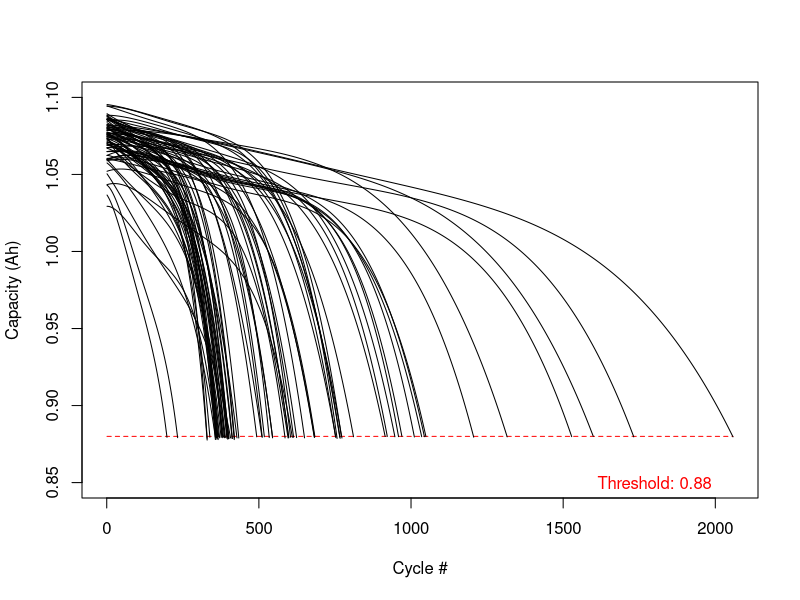
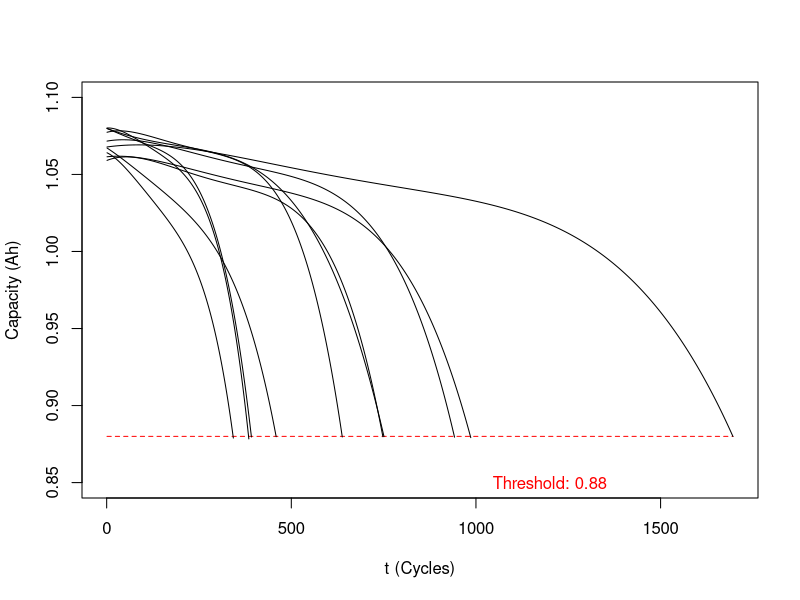

Write R code to recreate these figures, in order. (Note: a time limit stopped this script after it produced the figures.)
library("readxl")
library("boot")

#Obtain and plot the data in its most basic form
Data=read.csv("Battery_train.csv")
x=seq(1,2058)
y=rep(0.88,2058)
plot(x,y,type='l',lty=2, col='red',ylim=c(0.85,1.1),xlab='Cycle #', ylab='Capacity (Ah)')
text(1800,0.85,'Threshold: 0.88',col="red")
for (i in seq(2,80)){
  lines(x,Data[[i]])
  
}

#For each battery, calculate the total amount of cycles it has (usefull for calculating RUL)
TotalCycles=c()
for(i in seq(2,80)){
  for(j in seq(1,2059)){
    if(is.na(Data[[i]][j])){
      TotalCycles=append(TotalCycles,j-1)
      break
    }
  }
  
}




#Transforming the data in capacity and RUL, and putting it all in 1 big list, no longer seperated by battery
TransformedData=c()
TransformedData$Capacity=c()
TransformedData$RUL     =c()
for (i in seq(2,80)){
  TransformedData$Capacity=append(TransformedData$Capacity,Data[[i]])
  TransformedData$RUL=append(TransformedData$RUL,append(seq(TotalCycles[i-1],1),rep(0,2058-TotalCycles[i-1])))
}



#Function which takes in an N, performs an nth order regression based on the log of the RUL, then returns the coefficients of the polynomial 
NthRegression=function(n,SM=FALSE){
  my.lm=lm(log(TransformedData$RUL+1) ~ poly(TransformedData$Capacity, n, raw = TRUE))
  sm=summary(my.lm)
  
  PlotData()
  x=seq(from=0.8,to=1.1,by=0.001)
  y=rep(my.lm$coefficients[[1]],length(x))
  for (i in seq(2,n+1)){
    if (is.na(my.lm$coefficients[[i]])==FALSE){
      y=y + my.lm$coefficients[[i]]*x**(i-1)
    }}
  y=exp(y)-1
  
  lines(x,y ,col='red', lwd=2.5)
  
  if (SM==TRUE){
    print(sm)
  }
  return(my.lm$coefficients)
  
  
}

#fileBlaBla=file("output.txt")
#write('',fileBlaBla)

#for (i in seq(1,100)){


#  write(NthRegression(i,FALSE),"output.txt",sep='\n',append=TRUE)
#}








#Test data
Data2=read.csv("Battery_test.csv")
x=seq(1,1696)
y=rep(0.88,1696)
plot(x,y,type='l',lty=2,col='red',ylim=c(0.85,1.1),xlab="t (Cycles)", ylab="Capacity (Ah)")
text(1200,0.85,"Threshold: 0.88", col='red')
for(i in seq(2,11)){
  lines(x,Data2[[i]])
}

#Transforming the test data!
TotalCycles2=c()
for(i in seq(2,11)){
  for(j in seq(1,1697)){
    if(is.na(Data2[[i]][j])){
      TotalCycles2=append(TotalCycles2,j-1)
      break
    }
  }
}


#Some convenient functions to quickly make plots of data

PlotData=function(){
  plot(Data[[2]],seq(2058,1),type='l', xlab='Capacity (Ah)',ylab="RUL (Cycles)",xlim=c(0.86999,1.1))
  for(i in seq(3,80)){
    lines(Data[[i]],append(seq(TotalCycles[i-1],1),rep(0,2058-TotalCycles[i-1])))
  }
}
PlotLogData=function(){
  plot(Data[[2]],log(seq(2058,1)+1),type='l', xlab='Capacity (Ah)',ylab="Log(RUL (Cycles)+1)",xlim=c(0.86999,1.1))
  for(i in seq(3,80)){
    lines(Data[[i]],log(append(seq(TotalCycles[i-1],1),rep(0,2058-TotalCycles[i-1]))+1))
  }
}

PlotData2=function(){
  plot(Data2[[11]],seq(1696,1),type='l', xlab='Capacity (Ah)',ylab="Log(RUL (Cycles)+1)",xlim=c(0.86999,1.1))
  for(i in seq(2,10)){
    lines(Data2[[i]],append(seq(TotalCycles2[i-1],1),rep(0,1696-TotalCycles2[i-1])))
  }
}
PlotLogData2=function(){
  plot(Data2[[11]],log(seq(1696,1)+1),type='l', xlab='Capacity (Ah)',ylab="RUL (Cycles)",xlim=c(0.86999,1.1))
  for(i in seq(2,10)){
    lines(Data2[[i]],log(append(seq(TotalCycles2[i-1],1),rep(0,1696-TotalCycles2[i-1]))+1))
  }
}

#Transforming the test data into RUL and Capacity, and making it into 1 list, no longer seperated by batteries
TransformedData2=c()
TransformedData2$Capacity=c()
TransformedData2$RUL     =c()
for (i in seq(2,11)){
  TransformedData2$Capacity=append(TransformedData2$Capacity,Data2[[i]])
  TransformedData2$RUL=append(TransformedData2$RUL,append(seq(TotalCycles2[i-1],1),rep(0,1696-TotalCycles2[i-1])))
}

#A function which evaluates the polynomial of the nth order regression at point x
NthRegPoly=function(n,x){
  if (is.na(x)){
    return(0)
  }
  my.lm=lm(log(TransformedData$RUL) ~ poly(TransformedData$Capacity, n, raw = TRUE))
  y=my.lm$coefficients[[1]]
  for (i in seq(2,n+1)){
    if (is.na(my.lm$coefficients[[i]])==FALSE){
      y=y + my.lm$coefficients[[i]]*x**(i-1)
    }
  }
  y=exp(y)-1
  return(y)
  
}

my1stDegree.lm=lm(log(TransformedData$RUL+1) ~ poly(TransformedData$Capacity, 1, raw = TRUE))
my2ndDegree.lm=lm(log(TransformedData$RUL+1) ~ poly(TransformedData$Capacity, 2, raw = TRUE))
my3rdDegree.lm=lm(log(TransformedData$RUL+1) ~ poly(TransformedData$Capacity, 3, raw = TRUE))
my4thDegree.lm=lm(log(TransformedData$RUL+1) ~ poly(TransformedData$Capacity, 4, raw = TRUE))
my5thDegree.lm=lm(log(TransformedData$RUL+1) ~ poly(TransformedData$Capacity, 5, raw = TRUE))

#A function which evaluates the polynomial of the nth order regression at point x, but with the regression pre-loaded, for easier computations
Poly = function(my.lm,n,x){
  if (is.na(x)){
    return(0)
  }
  
  y=my.lm$coefficients[[1]]
  for (i in seq(2,n+1)){
    if (is.na(my.lm$coefficients[[i]])==FALSE){
      y=y + my.lm$coefficients[[i]]*x**(i-1)
    }
  }
  y=exp(y)-1
  return(y)
}
#Plots comparing degrees
#x=c()
#y1=c()
#y2=c()
#for (i in seq(1,100)){
#                 x=append(x,i)
#                 y1=append(y1,NthRegression(i)[2])
#                 y2=append(y2,NthRegression(i)[3])
#}
#plot(x,y1)
#plot(x,y2)

#Calculating the MSE for any nth order regression based on the log of RUL
MSEforecast=function(my.lm,n){
  Residuals=c()
  for (i in seq(1,162582)){
    
    Residuals[i] = TransformedData$RUL[i]-Poly(my.lm,n,TransformedData$Capacity[i])
  }
  Residuals=Residuals**2
  return(mean(Residuals))
  
}



#Convenient function to plot the forecast
PlotForecast=function(n){
  my.lm=lm(log(TransformedData$RUL+1) ~ poly(TransformedData$Capacity, n, raw = TRUE))
  sm=summary(my.lm)
  
  
  x=seq(from=0.8,to=1.1,by=0.001)
  y=rep(my.lm$coefficients[[1]],length(x))
  for (i in seq(2,n+1)){
    if (is.na(my.lm$coefficients[[i]])==FALSE){
      y=y + my.lm$coefficients[[i]]*x**(i-1)
    }}
  y=exp(y)-1
  
  lines(x,y ,col='red', lwd=2.5)
}

PlotLogForecast=function(n){
  my.lm=lm(log(TransformedData$RUL+1) ~ poly(TransformedData$Capacity, n, raw = TRUE))
  sm=summary(my.lm)
  
  
  x=seq(from=0.8,to=1.1,by=0.001)
  y=rep(my.lm$coefficients[[1]],length(x))
  for (i in seq(2,n+1)){
    if (is.na(my.lm$coefficients[[i]])==FALSE){
      y=y + my.lm$coefficients[[i]]*x**(i-1)
    }}

  
  lines(x,y ,col='red', lwd=2.5)
}


#Bootstrap 

#Function that takes as input a list of indices, then returns dataset using only the batteries with those indices
Transform = function(idx){
  Indices=sort(idx)
  Transformed=c()
  Transformed$RUL=c()
  Transformed$Capacity=c()
  for (i in seq(1,79)){
    Transformed$Capacity=append(Transformed$Capacity,Data[[idx[i]+1]])
    Transformed$RUL=append(Transformed$RUL,append(seq(TotalCycles[idx[i]],1),rep(0,2058-TotalCycles[idx[i]])))
  }
  return (Transformed)
}

#Returns the coeff of the 1st degree model for any given set of batteries
CoeffIdx= function(idx){
  
  Transformed=Transform(idx)
  my.lm=lm(log(Transformed$RUL+1) ~ poly(Transformed$Capacity, 1, raw = TRUE))
  return(c(my.lm$coefficients[[1]],my.lm$coefficients[[2]])
  )}

#Evaluates the e power, given x coordinate and coefficients
Evaluate= function(x,Coeff){
  if (is.na(x)==FALSE){
    return (exp(sum(Coeff[1],x*Coeff[2]))-1)}
  else{
    return(0)
  }
  
}
#Performs the bootstrap
ListOfIdx=c()
for (i in seq(1,200)){
  ListOfIdx[[i]]=sample(seq(1,79),79,replace=TRUE)
  
}
ListOfCoeff=c()
for (i in seq(1,200)){
  
  ListOfCoeff[[i]]=CoeffIdx(ListOfIdx[[i]])
}

ListOfRUL=c()
for (i in seq(1,200)){
  
  
  ListOfRUL[[i]]=1
  for(j in seq(1,162582)){
    
    
    
    
    
    ListOfRUL[[i]][j]=Evaluate(TransformedData$Capacity[j],ListOfCoeff[[i]])
    
  }
  
}

TransformList=c()
for (i in seq(1,162582)){
  TransformList[[i]]=1
  for (j in seq(1,200)){
    
    TransformList[[i]][j]=Evaluate(TransformedData$Capacity[i],ListOfCoeff[[j]])
  }
  TransformList[[i]]=sort(TransformList[[i]])
  
}
#After sorting the final product, we simply take the empirical 5th and 96th quantiles
LowerQuantile=c()
UpperQuantile=c()
for (i in seq(1,162582)){
  LowerQuantile[i]=TransformList[[i]][10]
  UpperQuantile[i]=TransformList[[i]][191]
}
PlotData2()
lines(TransformedData$Capacity,LowerQuantile,col='blue',type='p',cex=0.2)
lines(TransformedData$Capacity,UpperQuantile,col='blue',type='p',cex=0.2)
PlotForecast(1)


#Use R-'s confint function to determine a confidence interval
CoeffLwr=c(confint(my1stDegree.lm)[1],confint(my1stDegree.lm)[2])
CoeffUpr=c(confint(my1stDegree.lm)[3],confint(my1stDegree.lm)[4])
LwrR=c()
UprR=c()
for (i in seq(1,162582)){
  LwrR[i]=Evaluate(TransformedData$Capacity[i],CoeffLwr)
  UprR[i]=Evaluate(TransformedData$Capacity[i],CoeffUpr)
  if (i%%1000==0){
    print(i)
  }
}
PlotData2()
lines(TransformedData$Capacity,LwrR,col='blue',type='p',cex=0.2)
lines(TransformedData$Capacity,UprR,col='blue',type='p',cex=0.2)
PlotForecast(1)





#Task 4
CostsxD=function(AmountOfTests,MaintenanceTime=356){
  Cr = 3
  Cm = 0.5
  Cp = 1
  
  Battery = sample(seq(2,80),1)
  ListOfCosts=c()
  for (j in seq(1,AmountOfTests)){
    Costs = 0
    k=1
    while(k<=2000){
      i=1
      while (k<=2000){
        
        
        if (Data[[Battery]][i]<=0.88){
          Costs = Costs + Cr + Cm + Cp
          
          Battery = sample(seq(2,80),1)
          k=k+1
          
          break
          
          
          
        }
        if (i%%MaintenanceTime==0){
          Costs = Costs + Cm
          
          
          if (Poly(my1stDegree.lm,1,Data[[Battery]][i])<MaintenanceTime){
            Costs = Costs + Cr
            Battery = sample(seq(2,80),1)
            k=k+1
            
            break
            
          }
          
        }
        i=i+1
        k=k+1
      }
      
    }
    ListOfCosts[j]=Costs
  }
  print("Mean:")
  print(mean(ListOfCosts))
  print("sd:")
  print(sd(ListOfCosts))
  return(ListOfCosts)
}
lol=CostsxD(100)

#DUURT LANG OM TE RUNNEN MET DE FOR LOOP
for (s in seq(1,20)){
BestT=c()
Means=c()
SampleSize = 100
plot(seq(1,500),seq(10,29.96,1/25),type="n",ylab="Means")
Means[49]=mean(CostsxD(SampleSize,49))
for (i in seq(50,500)){
  Means[i]=mean(CostsxD(SampleSize,i))
  #lines(c(i-1,i),c(Means[i-1],Means[i]),type="l") #voor de leuk :D
  
}
plot(seq(1,500),Means,type='l')
print(which.min(Means))
BestT[s]=which.min(Means)
}


VariableCost = function(varTime = 0.8,minRUL = 50 ,AmountOfTests = 1){
  
  #Beginwaarden
  ListOfCosts=c()
  Cr = 3
  Cm = 0.5
  Cp = 1
  
  #pak random eerste batterij
  Battery = sample(seq(2,80),1)
  
  #loop door aantal tests
  for (test_ in seq(1,AmountOfTests)){
    Costs = 0
    k = 1
    
    
    while (k < 2000){
      i = 1
      j = 1
      Maintenance = min(500,max(as.integer(varTime*Poly(my1stDegree.lm,1,Data[[Battery]][i])),minRUL))
      while (k < 2000){
        
        
        
        #Battery dead
        if (Data[[Battery]][i]<=0.88){
          Costs = Costs + Cr + Cm + Cp
          
          Battery = sample(seq(2,80),1)
          k=k+1
          
          break 
        }
        
        
        #Maintenance
        if(j == Maintenance){
          Costs = Costs + Cm
          
          if (Poly(my1stDegree.lm,1,Data[[Battery]][i])<minRUL){
            Costs = Costs + Cr
            Battery = sample(seq(2,80),1)
            k=k+1
            
            break
            
          }
          
          j = 1
          Maintenance = min(500,max(as.integer(varTime*Poly(my1stDegree.lm,1,Data[[Battery]][i])),minRUL))
          
        }
        k = k + 1
        i = i + 1
        j = j + 1
        
      }
    }
    
    ListOfCosts[test_] = Costs
  }
  return(mean(ListOfCosts))
}







# Transformed_Data = c()
# Transformed_Data$Capacity = c()
# Transformed_Data$RUL = c()
# 
# k = 1
# for(i in seq(2,80)){
#   j = 1
#   Transformed_Data$RUL = append(Transformed_Data$RUL, seq(TotalCycles[i-1],1))
#   while(is.na(Data[[i]][j]) == FALSE){
#     print(TRUE)
#     Transformed_Data$Capacity[k] = Data[[i]][j]
#     k = k + 1
#     j = j + 1
#   }
# }
# 
# k = 1
# 
# for(i in seq(2058,1)){
#   
#   for(j in seq(2,80)){
#     
#     if (is.na(Data[[j]][i]) == FALSE){
#       Transformed_Data$RUL[k] = TotalCycles[j-1] - i
#       Transformed_Data$Capacity[k] = Data[[j]][i]
#       k = k + 1
#     }
#   }
# }
# 
# 
# 
# mytest.lm = lm(log(Transformed_Data$RUL+1) ~ poly(Transformed_Data$Capacity, 1, raw = TRUE))
# mytest.lm = lm(Transformed_Data$RUL ~ Transformed_Data$Capacity)
# 
# 
# 
# 
# 
# newx = seq(0.88+0.22/length(Transformed_Data$Capacity),1.1,by=0.22/length(Transformed_Data$Capacity))
# conf_interval = predict(mytest.lm, newdata = data.frame(newx), interval = 'confidence', level = 0.95)
# PlotData()
# lines(newx,conf_interval[,2],col= 'blue')
# lines(newx,exp(conf_interval[,3]),col = 'blue')



x = seq(0.01,1,by=0.01)
y = c()

for (i in seq(0.01,1,by=0.01)){
  y[i*100] = VariableCost(i,50,500)
}
plot(x,y,xlab='lambda',ylab='Mean costs')



Counter=0
for (i in seq(1,162582)){
  
  x=TransformedData$RUL[i]
  if (x != 0){
    if (LowerQuantile[i]>x){
      Counter=Counter+1
    }
    if (UpperQuantile[i]<x){
      Counter=Counter+1
    }
  }
}





#Implementing spline regression, with k = 4


#Partitioning up the data
Partition1=c()
Partition2=c()
Partition3=c()
Partition4=c()
Partition5=c()

for (i in seq(1,162582)){
  x=TransformedData$Capacity[i]
  if (is.na(x)==FALSE){
    if (x >0.85 && x <0.9){
      Partition1$Capacity[i]=x
      Partition1$RUL[i]=TransformedData$RUL[i]
    
    }
    if (x >=0.9 && x <0.95){
      Partition2$Capacity[i]=x
      Partition2$RUL[i]=TransformedData$RUL[i]
      
    }
    if (x >=0.95 && x <1){
      Partition3$Capacity[i]=x
      Partition3$RUL[i]=TransformedData$RUL[i]
      
    }
    if (x >=1 && x <1.05){
      Partition4$Capacity[i]=x
      Partition4$RUL[i]=TransformedData$RUL[i]
      
    }
    if (x >=1.05 && x <1.1){
      Partition5$Capacity[i]=x
      Partition5$RUL[i]=TransformedData$RUL[i]
      
    }
  }
}

#Making 5 models based on the log of the RUL
my.lm1=lm(log(Partition1$RUL+1) ~ poly(Partition1$Capacity, 1, raw = TRUE))
my.lm2=lm(log(Partition2$RUL+1) ~ poly(Partition2$Capacity, 1, raw = TRUE))
my.lm3=lm(log(Partition3$RUL+1) ~ poly(Partition3$Capacity, 1, raw = TRUE))
my.lm4=lm(log(Partition4$RUL+1) ~ poly(Partition4$Capacity, 1, raw = TRUE))
my.lm5=lm(log(Partition5$RUL+1) ~ poly(Partition5$Capacity, 1, raw = TRUE))
Coeff1=c(my.lm1$coefficients[[1]],my.lm1$coefficients[[2]])
Coeff2=c(my.lm2$coefficients[[1]],my.lm2$coefficients[[2]])
Coeff3=c(my.lm3$coefficients[[1]],my.lm3$coefficients[[2]])
Coeff4=c(my.lm4$coefficients[[1]],my.lm4$coefficients[[2]])
Coeff5=c(my.lm5$coefficients[[1]],my.lm5$coefficients[[2]])


SplineLine=function(my.lm,start,end){
  
  
  x=seq(from=start,to=end,by=0.001)
  y=rep(my.lm$coefficients[[1]],length(x))
  if (is.na(my.lm$coefficients[[2]])==FALSE){
      y=y + my.lm$coefficients[[2]]*x**(1)
  }
  lines(x,y ,col='red', lwd=4)

  
}
PlotLogData()
SplineLine(my.lm1,0.85,0.9)
SplineLine(my.lm2,0.9,0.95)
SplineLine(my.lm3,0.95,1)
SplineLine(my.lm4,1,1.05)
SplineLine(my.lm5,1.05,1.1)
PlotLogForecast(1)
SplinePoly=function(x,k){
  if (is.na(x)==TRUE){
    return(0)
  }
  h=paste("Partition",as.character(k),sep='')
  j=paste("my.lm",as.character(k),sep='')
  Partition = get(h)
  my.lm=get(j)

  return(exp(my.lm$coefficients[[1]]+x*my.lm$coefficients[[2]])-1)
}
MSESplineFit=function(k){
  h=paste("Partition",as.character(k),sep='')
  j=paste("my.lm",as.character(k),sep='')
  Partition = get(h)
  my.lm=get(j)
  Residuals=c()
  for (i in seq(1,162582)){
    x=Partition$Capacity[i]
    if (is.na(x)==FALSE){
      Residuals[i] = Partition$RUL[i]-SplinePoly(x,k)

    
    }
    else{
      Residuals[i] = 0
    }
     
    
  }
  Residuals=Residuals**2
  return(Residuals)
  
}
SquareResidualsFit=MSESplineFit(1)+MSESplineFit(2)+MSESplineFit(3)+MSESplineFit(4)+MSESplineFit(5)
mean(SquareResidualsFit)


MSESplinePredict=function(k){
  #Need to redo partition of x-axis for the test data
  Partition1=c()
  Partition2=c()
  Partition3=c()
  Partition4=c()
  Partition5=c()
  
  for (i in seq(1,162582)){
    x=TransformedData2$Capacity[i]
    if (is.na(x)==FALSE){
      if (x >0.85 && x <0.9){
        Partition1$Capacity[i]=x
        Partition1$RUL[i]=TransformedData2$RUL[i]
        
      }
      if (x >=0.9 && x <0.95){
        Partition2$Capacity[i]=x
        Partition2$RUL[i]=TransformedData2$RUL[i]
        
      }
      if (x >=0.95 && x <1){
        Partition3$Capacity[i]=x
        Partition3$RUL[i]=TransformedData2$RUL[i]
        
      }
      if (x >=1 && x <1.05){
        Partition4$Capacity[i]=x
        Partition4$RUL[i]=TransformedData2$RUL[i]
        
      }
      if (x >=1.05 && x <1.1){
        Partition5$Capacity[i]=x
        Partition5$RUL[i]=TransformedData2$RUL[i]
        
      }
    }
  }
  h=paste("Partition",as.character(k),sep='')
  j=paste("my.lm",as.character(k),sep='')
  Partition = get(h)
  my.lm=get(j)
  Residuals=c()
  for (i in seq(1,33920)){
    x=Partition$Capacity[i]
    if (is.na(x)==FALSE){
      Residuals[i] = Partition$RUL[i]-SplinePoly(x,k)
      
      
    }
    else{
      Residuals[i] = 0
    }}
  Residuals=Residuals**2
  return(Residuals)}

SquareResidualsPredict=MSESplinePredict(1)+MSESplinePredict(2)+MSESplinePredict(3)+MSESplinePredict(4)+MSESplinePredict(5)
mean(SquareResidualsPredict)


#Now to construct a confidence interval we will use the method by R
CoeffLwr1=c(confint(my.lm1)[1],confint(my.lm1)[2])
CoeffUpr1=c(confint(my.lm1)[3],confint(my.lm1)[4])
CoeffLwr2=c(confint(my.lm2)[1],confint(my.lm2)[2])
CoeffUpr2=c(confint(my.lm2)[3],confint(my.lm2)[4])
CoeffLwr3=c(confint(my.lm3)[1],confint(my.lm3)[2])
CoeffUpr3=c(confint(my.lm3)[3],confint(my.lm3)[4])
CoeffLwr4=c(confint(my.lm4)[1],confint(my.lm4)[2])
CoeffUpr4=c(confint(my.lm4)[3],confint(my.lm4)[4])
CoeffLwr5=c(confint(my.lm5)[1],confint(my.lm5)[2])
CoeffUpr5=c(confint(my.lm5)[3],confint(my.lm5)[4])

CoeffLine=function(Coeff,start,end){
  x=seq(from=start,to=end,by=0.001)
  y=rep(Coeff[1],length(x))
  
  y=y + Coeff[2]*x
  lines(x,y,col='blue')

  
}
PlotLogData()
SplineLine(my.lm1,0.85,0.9)
SplineLine(my.lm2,0.9,0.95)
SplineLine(my.lm3,0.95,1)
SplineLine(my.lm4,1,1.05)
SplineLine(my.lm5,1.05,1.1)
CoeffLine(CoeffUpr1,0.85,0.9)
CoeffLine(CoeffLwr1,0.85,0.9)
CoeffLine(CoeffUpr2,0.9,0.95)
CoeffLine(CoeffLwr2,0.9,0.95)
CoeffLine(CoeffUpr3,0.95,1.0)
CoeffLine(CoeffLwr3,0.95,1.0)
CoeffLine(CoeffUpr4,1.0,1.05)
CoeffLine(CoeffLwr4,1.0,1.05)
CoeffLine(CoeffUpr5,1.05,1.1)
CoeffLine(CoeffLwr5,1.05,1.1)
